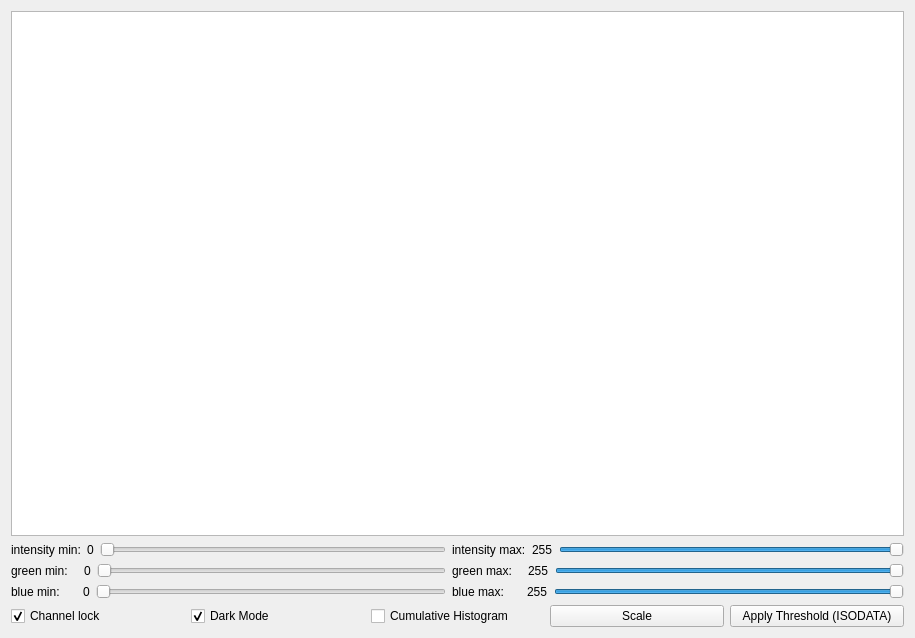
<?xml version="1.0" encoding="UTF-8"?>
<ui version="4.0">
 <class>histogramWindow</class>
 <widget class="QWidget" name="histogramWindow">
  <property name="geometry">
   <rect>
    <x>0</x>
    <y>0</y>
    <width>915</width>
    <height>638</height>
   </rect>
  </property>
  <property name="windowTitle">
   <string>Histogram</string>
  </property>
  <layout class="QGridLayout" name="gridLayout">
   <item row="5" column="0">
    <layout class="QHBoxLayout" name="hLayoutBlue">
     <item>
      <widget class="QLabel" name="label_5">
       <property name="text">
        <string>blue min:     </string>
       </property>
      </widget>
     </item>
     <item>
      <widget class="QLabel" name="minBlueLabel">
       <property name="text">
        <string>0</string>
       </property>
      </widget>
     </item>
     <item>
      <widget class="QSlider" name="minBlueSlider">
       <property name="maximum">
        <number>255</number>
       </property>
       <property name="orientation">
        <enum>Qt::Horizontal</enum>
       </property>
      </widget>
     </item>
     <item>
      <widget class="QLabel" name="label_7">
       <property name="text">
        <string>blue max:     </string>
       </property>
      </widget>
     </item>
     <item>
      <widget class="QLabel" name="maxBlueLabel">
       <property name="text">
        <string>255</string>
       </property>
      </widget>
     </item>
     <item>
      <widget class="QSlider" name="maxBlueSlider">
       <property name="maximum">
        <number>255</number>
       </property>
       <property name="value">
        <number>255</number>
       </property>
       <property name="orientation">
        <enum>Qt::Horizontal</enum>
       </property>
      </widget>
     </item>
    </layout>
   </item>
   <item row="1" column="0">
    <layout class="QHBoxLayout" name="hLayoutRed">
     <item>
      <widget class="QLabel" name="label">
       <property name="text">
        <string>intensity min:</string>
       </property>
      </widget>
     </item>
     <item>
      <widget class="QLabel" name="minLabel">
       <property name="text">
        <string>0</string>
       </property>
      </widget>
     </item>
     <item>
      <widget class="QSlider" name="minSlider">
       <property name="maximum">
        <number>255</number>
       </property>
       <property name="orientation">
        <enum>Qt::Horizontal</enum>
       </property>
      </widget>
     </item>
     <item>
      <widget class="QLabel" name="label_2">
       <property name="text">
        <string>intensity max:</string>
       </property>
      </widget>
     </item>
     <item>
      <widget class="QLabel" name="maxLabel">
       <property name="text">
        <string>255</string>
       </property>
      </widget>
     </item>
     <item>
      <widget class="QSlider" name="maxSlider">
       <property name="maximum">
        <number>255</number>
       </property>
       <property name="value">
        <number>255</number>
       </property>
       <property name="orientation">
        <enum>Qt::Horizontal</enum>
       </property>
      </widget>
     </item>
    </layout>
   </item>
   <item row="3" column="0">
    <layout class="QHBoxLayout" name="hLayoutGreen">
     <item>
      <widget class="QLabel" name="label_3">
       <property name="text">
        <string>green min:   </string>
       </property>
      </widget>
     </item>
     <item>
      <widget class="QLabel" name="minGreenLabel">
       <property name="text">
        <string>0</string>
       </property>
      </widget>
     </item>
     <item>
      <widget class="QSlider" name="minGreenSlider">
       <property name="maximum">
        <number>255</number>
       </property>
       <property name="orientation">
        <enum>Qt::Horizontal</enum>
       </property>
      </widget>
     </item>
     <item>
      <widget class="QLabel" name="label_4">
       <property name="text">
        <string>green max:   </string>
       </property>
      </widget>
     </item>
     <item>
      <widget class="QLabel" name="maxGreenLabel">
       <property name="text">
        <string>255</string>
       </property>
      </widget>
     </item>
     <item>
      <widget class="QSlider" name="maxGreenSlider">
       <property name="maximum">
        <number>255</number>
       </property>
       <property name="value">
        <number>255</number>
       </property>
       <property name="orientation">
        <enum>Qt::Horizontal</enum>
       </property>
      </widget>
     </item>
    </layout>
   </item>
   <item row="0" column="0">
    <widget class="QGraphicsView" name="histogramView">
     <property name="layoutDirection">
      <enum>Qt::LeftToRight</enum>
     </property>
    </widget>
   </item>
   <item row="7" column="0">
    <layout class="QHBoxLayout" name="hLayoutButtons">
     <item>
      <widget class="QCheckBox" name="checkBoxChannelLock">
       <property name="text">
        <string>Channel lock</string>
       </property>
       <property name="checked">
        <bool>true</bool>
       </property>
      </widget>
     </item>
     <item>
      <widget class="QCheckBox" name="checkBoxDarkMode">
       <property name="text">
        <string>Dark Mode</string>
       </property>
       <property name="checked">
        <bool>true</bool>
       </property>
      </widget>
     </item>
     <item>
      <widget class="QCheckBox" name="checkBoxCumulative">
       <property name="text">
        <string>Cumulative Histogram</string>
       </property>
      </widget>
     </item>
     <item>
      <widget class="QPushButton" name="applyButton">
       <property name="text">
        <string>Scale</string>
       </property>
      </widget>
     </item>
     <item>
      <widget class="QPushButton" name="pushButton">
       <property name="text">
        <string>Apply Threshold (ISODATA)</string>
       </property>
      </widget>
     </item>
    </layout>
   </item>
  </layout>
 </widget>
 <resources/>
 <connections>
  <connection>
   <sender>maxSlider</sender>
   <signal>valueChanged(int)</signal>
   <receiver>histogramWindow</receiver>
   <slot>ActionStretch()</slot>
   <hints>
    <hint type="sourcelabel">
     <x>902</x>
     <y>526</y>
    </hint>
    <hint type="destinationlabel">
     <x>5</x>
     <y>402</y>
    </hint>
   </hints>
  </connection>
  <connection>
   <sender>minSlider</sender>
   <signal>valueChanged(int)</signal>
   <receiver>histogramWindow</receiver>
   <slot>ActionStretch()</slot>
   <hints>
    <hint type="sourcelabel">
     <x>445</x>
     <y>526</y>
    </hint>
    <hint type="destinationlabel">
     <x>2</x>
     <y>371</y>
    </hint>
   </hints>
  </connection>
  <connection>
   <sender>minGreenSlider</sender>
   <signal>sliderMoved(int)</signal>
   <receiver>histogramWindow</receiver>
   <slot>ActionStretch()</slot>
   <hints>
    <hint type="sourcelabel">
     <x>285</x>
     <y>557</y>
    </hint>
    <hint type="destinationlabel">
     <x>2</x>
     <y>437</y>
    </hint>
   </hints>
  </connection>
  <connection>
   <sender>maxGreenSlider</sender>
   <signal>sliderMoved(int)</signal>
   <receiver>histogramWindow</receiver>
   <slot>ActionStretch()</slot>
   <hints>
    <hint type="sourcelabel">
     <x>902</x>
     <y>557</y>
    </hint>
    <hint type="destinationlabel">
     <x>4</x>
     <y>464</y>
    </hint>
   </hints>
  </connection>
  <connection>
   <sender>maxBlueSlider</sender>
   <signal>sliderMoved(int)</signal>
   <receiver>histogramWindow</receiver>
   <slot>ActionStretch()</slot>
   <hints>
    <hint type="sourcelabel">
     <x>902</x>
     <y>588</y>
    </hint>
    <hint type="destinationlabel">
     <x>2</x>
     <y>524</y>
    </hint>
   </hints>
  </connection>
  <connection>
   <sender>minBlueSlider</sender>
   <signal>sliderMoved(int)</signal>
   <receiver>histogramWindow</receiver>
   <slot>ActionStretch()</slot>
   <hints>
    <hint type="sourcelabel">
     <x>354</x>
     <y>588</y>
    </hint>
    <hint type="destinationlabel">
     <x>3</x>
     <y>494</y>
    </hint>
   </hints>
  </connection>
  <connection>
   <sender>checkBoxChannelLock</sender>
   <signal>clicked(bool)</signal>
   <receiver>histogramWindow</receiver>
   <slot>ActionLockChannels()</slot>
   <hints>
    <hint type="sourcelabel">
     <x>109</x>
     <y>621</y>
    </hint>
    <hint type="destinationlabel">
     <x>1</x>
     <y>559</y>
    </hint>
   </hints>
  </connection>
  <connection>
   <sender>applyButton</sender>
   <signal>clicked()</signal>
   <receiver>histogramWindow</receiver>
   <slot>ActionApply()</slot>
   <hints>
    <hint type="sourcelabel">
     <x>722</x>
     <y>625</y>
    </hint>
    <hint type="destinationlabel">
     <x>0</x>
     <y>335</y>
    </hint>
   </hints>
  </connection>
  <connection>
   <sender>checkBoxDarkMode</sender>
   <signal>clicked(bool)</signal>
   <receiver>histogramWindow</receiver>
   <slot>ActionDarkMode()</slot>
   <hints>
    <hint type="sourcelabel">
     <x>363</x>
     <y>621</y>
    </hint>
    <hint type="destinationlabel">
     <x>9</x>
     <y>550</y>
    </hint>
   </hints>
  </connection>
  <connection>
   <sender>checkBoxCumulative</sender>
   <signal>clicked(bool)</signal>
   <receiver>histogramWindow</receiver>
   <slot>ActionCumulativeHist()</slot>
   <hints>
    <hint type="sourcelabel">
     <x>543</x>
     <y>621</y>
    </hint>
    <hint type="destinationlabel">
     <x>681</x>
     <y>553</y>
    </hint>
   </hints>
  </connection>
  <connection>
   <sender>pushButton</sender>
   <signal>clicked()</signal>
   <receiver>histogramWindow</receiver>
   <slot>ActionIsodata()</slot>
   <hints>
    <hint type="sourcelabel">
     <x>817</x>
     <y>601</y>
    </hint>
    <hint type="destinationlabel">
     <x>3</x>
     <y>589</y>
    </hint>
   </hints>
  </connection>
 </connections>
 <slots>
  <slot>ActionStretch()</slot>
  <slot>ActionApply()</slot>
  <slot>ActionCumulativeHist()</slot>
  <slot>ActionLockChannels()</slot>
  <slot>ActionDarkMode()</slot>
  <slot>ActionIsodata()</slot>
 </slots>
</ui>
